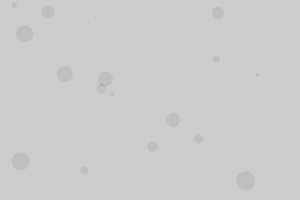
Frame 1 (no input)
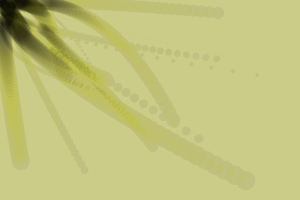
Frame 60 (the mouse pressed at the canvas centre just before this capture)
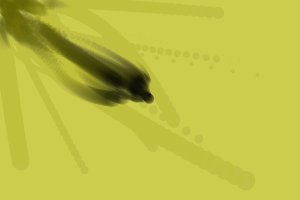
Frame 120 (the mouse held since frame 60 and released just before this capture)

The Processing sketch that drew these frames (run headless with seeded random() and noise(); from frame 60 on, the mouse is pressed at the canvas centre):

// Processing sketch: processing_172919
// ── processing_172919.pde

 /*
 Autor: Joan Soler-Adillon (www.joan.cat)
 Tutorial de Processing
 2012
 */


//cramos un objeto
int numBalls = 20;
follower[] f = new follower[numBalls];

void setup(){
  size(300,200);
  //instanciamos el objeto en medio de la pantalla, con velocidades 40 y tamaÃ±o 20
  //f = new follower(width/2,height/2,40,40,20); 
  for( int i = 0; i< numBalls ; i++ ) {
    f[i] = new follower(random(0,width),random(0,height),random(10,50),random(10,50),i);
  }
  noStroke();
}

void draw(){
  //fondo con alfa
  fill(255,255,0,2);
  rect(0,0,width,height);
  //ejecutamos el objeto
  for( int i = 0; i< numBalls ; i++ ) {
    f[i].run();
  }
}

///////////////////////////////////////
///////////////////////////////////////
//Classe follower
class follower{
  //variables
  float myX, myY, vx, vy;
  int sz; 
  //constructor
  follower(float _x, float _y, float _vx, float _vy, int _sz){
    myX = _x;
    myY = _y;
    vx = _vx;
    vy = _vy;
    sz = _sz;
  }
  //funciÃ³n run (la que invocamos des del draw)
  void run(){
    update();
    drawing();
  }
  //actualizaciÃ³n (de posiciones, aquÃ)
  void update(){
    //calculamos la distancia entre mouse i bola
    float distanceX = mouseX-myX;
    float distanceY = mouseY-myY;
 

    // actualizamos posiciÃ³n a lo tortuga de zenÃ³n
    myX += distanceX/vx;
    myY += distanceY/vy;
  }

  //dibujo
  void drawing(){
    fill(0,16);
    ellipse(myX,myY,sz,sz);
  }

}
